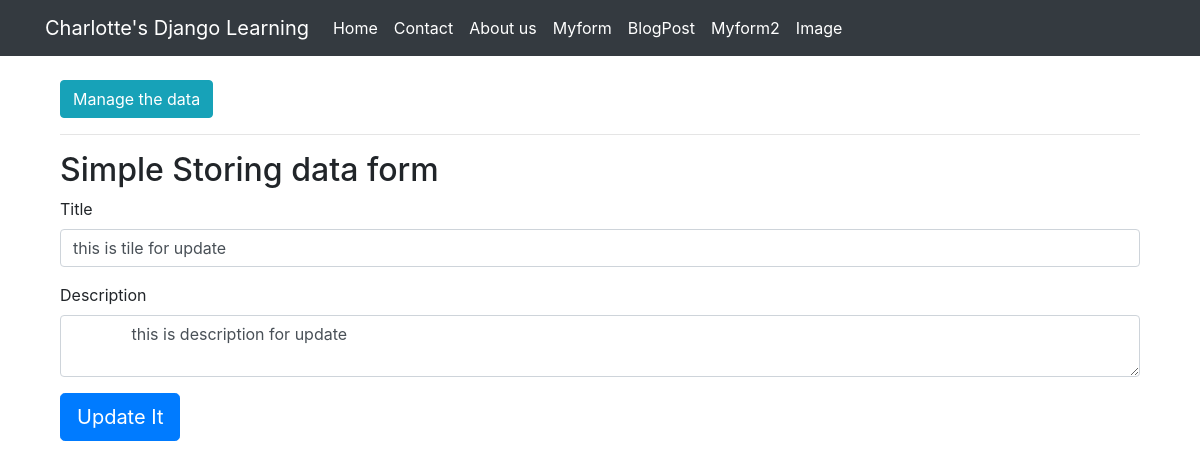
/edit_post/16, run on the app's committed database.
### myapp/models.py (models this page shows, shortened)
class Post(models.Model):
    title = models.CharField(max_length=200)
    description = models.TextField()

### myapp/views.py (the view)
# urls.py: path('edit_post/<int:id>', edit_post),
def edit_post(request, id):
    if request.method == "GET":
        mydata = Post.objects.filter(id=id)
        makedictionary = {
            "single_data": mydata
        }
        return render(request, "edit_post.html", context=makedictionary)

### Template/edit_post.html (shortened to what this page needs)
{% extends "base.html" %}
{% block container %}
<div class="container">
  <button class="btn btn-info"><a style="color:white;" href="/manage_data">Manage the data</a></button>
  <hr/>
  <h2>Simple Storing data form</h2>
  <form action="/update_post/" method="post">
    {% for data in single_data %}
    <div class="form-group">
      <label for="email">Title </label>
      <input value="{{data.title}}" type="text" class="form-control" id="email" placeholder="Enter your title " name="title">
    </div>
    <div class="form-group">
      <label >Description</label>
      <textarea   class="form-control" name="description" placeholder="Enter description here" >
             {{data.description}}
      </textarea>
    </div>
      {% endfor %}
    <button type="submit" class="btn btn-primary btn-lg">Update It</button>
  </form>
</div>
{% endblock %}

### data on the page
Post: title "this is tile for update", description "this is description for update"
